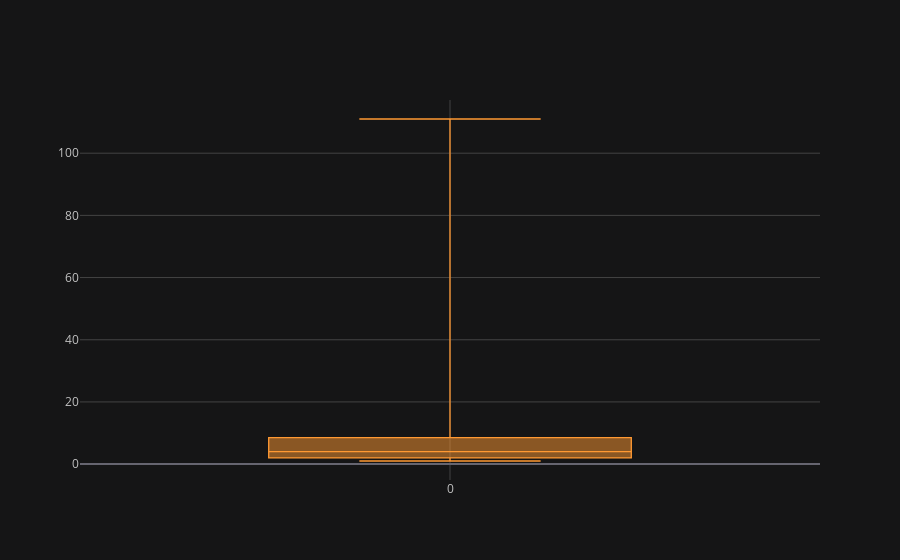

Notebook source saved alongside this figure:
### Code cell
df1 = pd.DataFrame([1,2,1,2,4,5,8,10,11,2,1,3,4,5,2,110,111])
df1.iplot(kind='box')

### Figure 1 — Plotly figure (JSON) as saved in the notebook; plotly's stock layout.template omitted (floating-point values rounded to 4 significant figures)
{"data": [{"boxpoints": false, "line": {"width": 1.3}, "marker": {"color": "rgba(255, 153, 51, 1.0)"}, "name": "0", "orientation": "v", "type": "box", "y": [1, 2, 1, 2, 4, 5, 8, 10, 11, 2, 1, 3, 4, 5, 2, 110, 111]}], "layout": {"autosize": true, "legend": {"bgcolor": "#151516", "font": {"color": "#D9D9D9"}}, "paper_bgcolor": "#151516", "plot_bgcolor": "#151516", "title": {"font": {"color": "#D9D9D9"}}, "xaxis": {"autorange": true, "gridcolor": "#434343", "range": [-0.5, 0.5], "showgrid": true, "tickfont": {"color": "#C2C2C2"}, "title": {"font": {"color": "#D9D9D9"}, "text": ""}, "type": "category", "zerolinecolor": "#666570"}, "yaxis": {"autorange": true, "gridcolor": "#434343", "range": [-5.111, 117.1], "showgrid": true, "tickfont": {"color": "#C2C2C2"}, "title": {"font": {"color": "#D9D9D9"}, "text": ""}, "type": "linear", "zerolinecolor": "#666570"}}}
